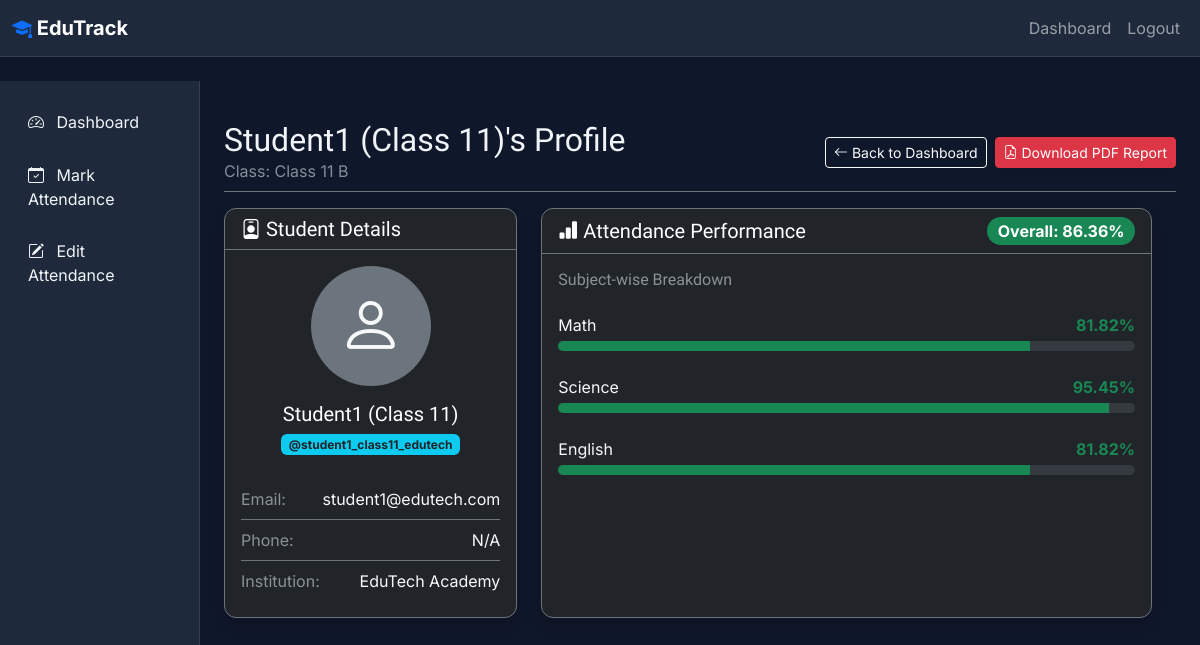
The page /dashboard/teacher/student/25/ (signed in) on the database its author committed.
### accounts/models.py (models this page shows, shortened)
class User(AbstractUser):
    ROLE_CHOICES = [
        ('super_admin', 'Super Admin'),
        ('inst_admin', 'Institution Admin'),
        ('teacher', 'Teacher'),
        ('student', 'Student'),
    ]
    role = models.CharField(max_length=20, choices=ROLE_CHOICES)
    institution = models.ForeignKey('institutions.Institution', null=True, blank=True, on_delete=models.CASCADE)
    class_ref = models.ForeignKey('academics.Class', null=True, blank=True, on_delete=models.SET_NULL, related_name='students')
    phone = models.CharField(max_length=15, blank=True)
    profile_picture = models.ImageField(upload_to='profiles/', blank=True, null=True)

### academics/models.py (models this page shows, shortened)
class Class(models.Model):
    institution = models.ForeignKey(Institution, on_delete=models.CASCADE)
    name = models.CharField(max_length=100)
    section = models.CharField(max_length=10, blank=True)
    created_at = models.DateTimeField(auto_now_add=True)

class Subject(models.Model):
    institution = models.ForeignKey(Institution, on_delete=models.CASCADE)
    class_ref = models.ForeignKey(Class, on_delete=models.CASCADE)
    name = models.CharField(max_length=100)
    code = models.CharField(max_length=20, blank=True)
    credits = models.IntegerField(default=0)
    teacher = models.ForeignKey(
        settings.AUTH_USER_MODEL,
        null=True,
        blank=True,
        on_delete=models.SET_NULL,
        limit_choices_to={'role': 'teacher'}
    )

### institutions/models.py (models this page shows, shortened)
class Institution(models.Model):
    name = models.CharField(max_length=255)
    address = models.TextField(blank=True)
    email = models.EmailField(unique=True)
    phone = models.CharField(max_length=15, blank=True)
    logo = models.ImageField(upload_to='logos/', blank=True, null=True)
    created_at = models.DateTimeField(auto_now_add=True)
    is_active = models.BooleanField(default=True)
    slug = models.SlugField(unique=True)

### attendance/views.py (the view)
# urls.py: path('dashboard/teacher/student/<int:pk>/', views.StudentProfileTeacherView.as_view(), name='student_profile_teacher'),
class StudentProfileTeacherView(TeacherMixin, DetailView):
    model = User
    template_name = 'attendance/student_profile_teacher.html'
    context_object_name = 'student'
    def get_queryset(self):
        return User.objects.filter(role='student', institution=self.request.user.institution)
    def get_context_data(self, **kwargs):
        context = super().get_context_data(**kwargs)
        student = self.get_object()
        context['overall_attendance'] = get_cumulative_attendance(student)
        subjects = Subject.objects.filter(class_ref=student.class_ref)
        subject_stats = []
        for subject in subjects:
            percent = calculate_attendance_percentage(student, subject)
            subject_stats.append({
                'subject': subject.name,
                'percent': percent,
                'color': 'success' if percent >= 75 else ('warning' if percent >= 65 else 'danger')
            })
        context['subject_stats'] = subject_stats
        return context

### accounts/mixins.py (called while the page is built)
    def test_func(self):
        return self.request.user.is_authenticated and self.request.user.role == 'teacher'

### attendance/utils.py (called while the page is built)
def calculate_attendance_percentage(student, subject, start_date=None, end_date=None):
    qs = Attendance.objects.filter(subject=subject, student=student)
    if start_date:
        qs = qs.filter(date__gte=start_date)
    if end_date:
        qs = qs.filter(date__lte=end_date)
    total_classes = qs.count()
    present_classes = qs.filter(status='present').count()
    if total_classes == 0:
        return 0
    return round((present_classes / total_classes) * 100, 2)

def get_cumulative_attendance(student, start_date=None, end_date=None):
    qs = Attendance.objects.filter(student=student)
    if start_date:
        qs = qs.filter(date__gte=start_date)
    if end_date:
        qs = qs.filter(date__lte=end_date)
    total = qs.count()
    present = qs.filter(status='present').count()
    if total == 0:
        return 0
    return round((present / total) * 100, 2)

### templates/attendance/student_profile_teacher.html (shortened to what this page needs)
{% extends 'dashboard/base_dashboard.html' %}
{% block sidebar_nav %}
<li class="nav-item">
    <a class="nav-link" href="{% url 'teacher_dashboard' %}">
        <i class="bi bi-speedometer2"></i> Dashboard
    </a>
</li>
<li class="nav-item">
    <a class="nav-link" href="{% url 'attendance_mark' %}">
        <i class="bi bi-calendar-check"></i> Mark Attendance
    </a>
</li>
<li class="nav-item">
    <a class="nav-link" href="{% url 'attendance_edit' %}">
        <i class="bi bi-pencil-square"></i> Edit Attendance
    </a>
</li>
{% endblock %}
{% block dashboard_content %}
<div class="d-flex justify-content-between flex-wrap flex-md-nowrap align-items-center pt-3 pb-2 mb-3 border-bottom border-secondary">
    <div>
        <h1 class="h2 mb-0">{{ student.get_full_name }}'s Profile</h1>
        <p class="text-muted mb-0">Class: {{ student.class_ref.name }} {{ student.class_ref.section|default:"" }}</p>
    </div>
    <div class="btn-toolbar mb-2 mb-md-0">
        <a href="{% url 'teacher_dashboard' %}" class="btn btn-sm btn-outline-light me-2">
            <i class="bi bi-arrow-left"></i> Back to Dashboard
        </a>
        <a href="{% url 'student_report_pdf' student.id %}" class="btn btn-sm btn-danger shadow-sm">
            <i class="bi bi-file-earmark-pdf"></i> Download PDF Report
        </a>
    </div>
</div>
<div class="row w-100">
    <div class="col-md-4 mb-4">
        <div class="card bg-dark border-secondary h-100 shadow">
            <div class="card-header border-secondary bg-transparent">
                <h5 class="mb-0 text-white"><i class="bi bi-person-badge"></i> Student Details</h5>
            </div>
            <div class="card-body">
                <div class="d-flex flex-column align-items-center mb-4">
                    {% if student.profile_picture %}
                        <img src="{{ student.profile_picture.url }}" class="rounded-circle mb-3" width="120" height="120" style="object-fit: cover;" alt="{{ student.username }}">
                    {% else %}
                        <div class="rounded-circle bg-secondary d-flex align-items-center justify-content-center mb-3" style="width: 120px; height: 120px;">
                            <i class="bi bi-person text-light" style="font-size: 4rem;"></i>
                        </div>
                    {% endif %}
                    <h5 class="text-white">{{ student.get_full_name }}</h5>
                    <span class="badge bg-info text-dark">@{{ student.username }}</span>
                </div>
                <ul class="list-group list-group-flush border-secondary">
                    <li class="list-group-item bg-transparent text-light border-secondary px-0 d-flex justify-content-between">
                        <span class="text-muted">Email:</span> <span>{{ student.email }}</span>
                    </li>
                    <li class="list-group-item bg-transparent text-light border-secondary px-0 d-flex justify-content-between">
                        <span class="text-muted">Phone:</span> <span>{{ student.phone|default:"N/A" }}</span>
                    </li>
                    <li class="list-group-item bg-transparent text-light border-secondary px-0 d-flex justify-content-between">
                        <span class="text-muted">Institution:</span> <span>{{ student.institution.name }}</span>
                    </li>
                </ul>
            </div>
        </div>
    </div>
    <div class="col-md-8 mb-4">
        <div class="card bg-dark border-secondary h-100 shadow">
            <div class="card-header border-secondary bg-transparent d-flex justify-content-between align-items-center">
                <h5 class="mb-0 text-white"><i class="bi bi-bar-chart-fill"></i> Attendance Performance</h5>
                <span class="badge {% if overall_attendance >= 75 %}bg-success{% elif overall_attendance >= 65 %}bg-warning{% else %}bg-danger{% endif %} rounded-pill fs-6">
                    Overall: {{ overall_attendance }}%
                </span>
            </div>
            <div class="card-body">
                <h6 class="text-muted mb-4">Subject-wise Breakdown</h6>
                {% for stat in subject_stats %}
                <div class="mb-4">
                    <div class="d-flex justify-content-between mb-1">
                        <span class="text-light">{{ stat.subject }}</span>
                        <span class="text-{{ stat.color }} fw-bold">{{ stat.percent }}%</span>
                    </div>
                    <div class="progress" style="height: 10px; background-color: #343a40;">
                        <div class="progress-bar bg-{{ stat.color }}" role="progressbar" style="width: {{ stat.percent }}%" aria-valuemin="0" aria-valuemax="100"></div>
                    </div>
                </div>
                {% empty %}
                <p class="text-muted text-center py-4">No academic subjects enrolled.</p>
                {% endfor %}
            </div>
        </div>
    </div>
</div>
{% endblock %}

### templates/base.html (style rules this page uses)
:root { --primary: #4F46E5; --secondary: #06B6D4; --bg-color: #0F172A; --surface-color: #1E293B; --text-light: #F1F5F9; }
body { font-family: 'Inter', sans-serif; background-color: var(--bg-color); color: var(--text-light); }
h1, h2, h3, h4, h5, h6 { font-family: 'Sora', sans-serif; }
.card { background-color: var(--surface-color); border: 1px solid rgba(255,255,255,0.1); border-radius: 12px; box-shadow: 0 4px 6px -1px rgba(0, 0, 0, 0.1); }

### templates/dashboard/base_dashboard.html (style rules this page uses)
.sidebar .nav-link { color: var(--text-light); padding: 0.8rem 1rem; border-radius: 8px; margin-bottom: 0.2rem; }
.sidebar .nav-link i { width: 24px; text-align: center; margin-right: 8px; }

### rows shown on the page
User: get_full_name "Student1 (Class 11)", class_ref.name "Class 11", class_ref.section "B", username "student1_class11_edutech", email "student1@edutech.com", phone "N/A", institution.name "EduTech Academy"
Subject: subject "Math"
Subject: subject "Science"
Subject: subject "English"

### other values the page prints
{{ overall_attendance }} "86.36"
{{ stat.percent }} "81.82" "95.45" "81.82"
